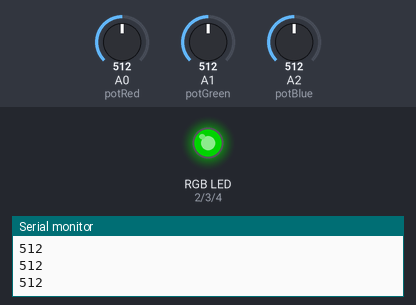
The sketch below on a simulated Arduino Uno, built with avr-gcc and run on an emulated ATmega328P. Parts: an RGB LED mixed from three pins (HIGH = lit), the last lines printed to the serial monitor. The test bench sets the inputs (shaded band); at power-on: A0 (potRed) = 512, A1 (potGreen) = 512, A2 (potBlue) = 512. Dim RGB values are drawn brighter than linear.

Above: at 1.2 s.
1.3 s: A0 (potRed) set to 532
At 2.5 s:
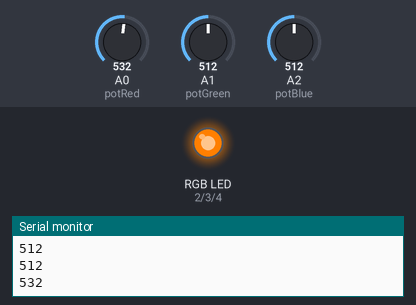
2.8 s: A1 (potGreen) set to 716
At 3.5 s:
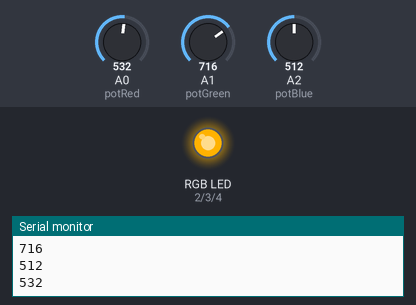
4.3 s: A2 (potBlue) set to 530
At 4.6 s:
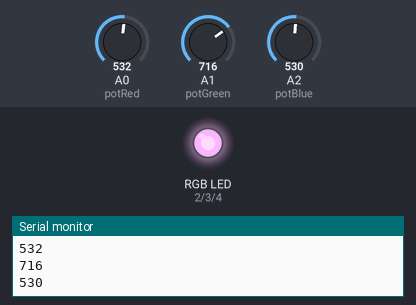
5.8 s: A0 (potRed) set to 511
At 6.8 s:
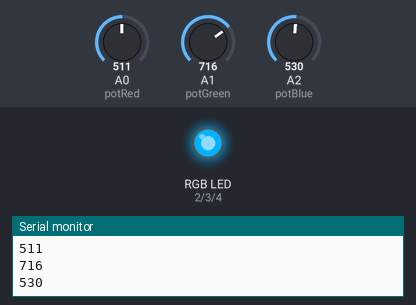
7.3 s: A1 (potGreen) set to 900
At 8.5 s:
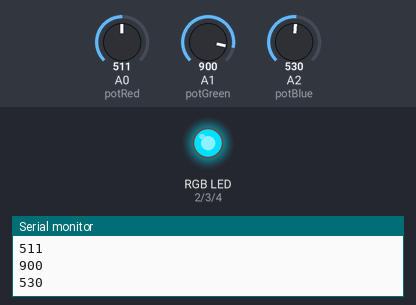
8.8 s: A2 (potBlue) set to 306
At 9.5 s:
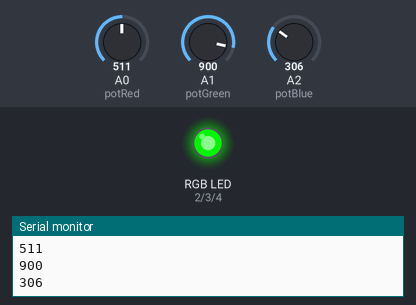
Timing chart, 0 to 11.3 s (numbered marks = the images above; inputs shaded):
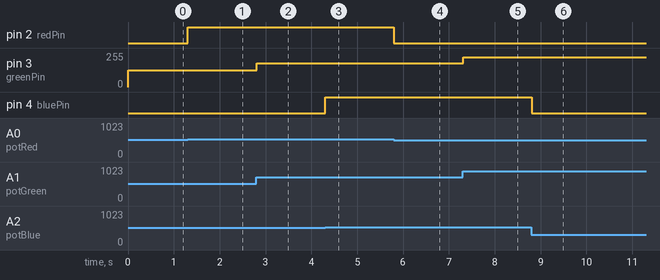

Measured:
- the behaviour switches between 513 and 514 on A0 (potRed) (found by bisection; images 0 and 1)
- the behaviour switches between 513 and 514 on A2 (potBlue) (found by bisection; images 2 and 3)
- after the input at 1.3 s, pin 2 (redPin): LOW → HIGH at once
- after the input at 2.8 s, pin 3 (greenPin): 127/255 → 178/255 at once
- after the input at 4.3 s, pin 4 (bluePin): LOW → HIGH at once
- after the input at 5.8 s, pin 2 (redPin): HIGH → LOW at once
- after the input at 7.3 s, pin 3 (greenPin): 178/255 → 224/255 at once
- after the input at 8.8 s, pin 4 (bluePin): HIGH → LOW at once

The sketch:

Potentiometer.ino
```cpp
// Define the pins for the RGB LED
int redPin = 2;
int greenPin = 3;
int bluePin = 4;

// Define the analog input pins for the potentiometers
int potRed = A0;
int potGreen = A1;
int potBlue = A2;

void setup() {
  // Set LED pins as output
  pinMode(redPin, OUTPUT);
  pinMode(greenPin, OUTPUT);
  pinMode(bluePin, OUTPUT);
  Serial.begin(9600);
}

void loop() {
  // Read the potentiometer values (0 to 1023)
  int redVal = analogRead(potRed);
  int greenVal = analogRead(potGreen);
  int blueVal = analogRead(potBlue);

  // Map the potentiometer values to PWM values (0 to 255)
  redVal = map(redVal, 0, 1023, 0, 255);
  greenVal = map(greenVal, 0, 1023, 0, 255);
  blueVal = map(blueVal, 0, 1023, 0, 255);

  // Write the PWM values to the RGB LED
  analogWrite(redPin, redVal);
  analogWrite(greenPin, greenVal);
  analogWrite(bluePin, blueVal);

  int sensorValue1 = analogRead(potRed);
  int sensorValue2 = analogRead(potGreen);
  int sensorValue3 = analogRead(potBlue);

  Serial.println(sensorValue1);
  Serial.println(sensorValue2);
  Serial.println(sensorValue3);

  delay(1);
}
```
